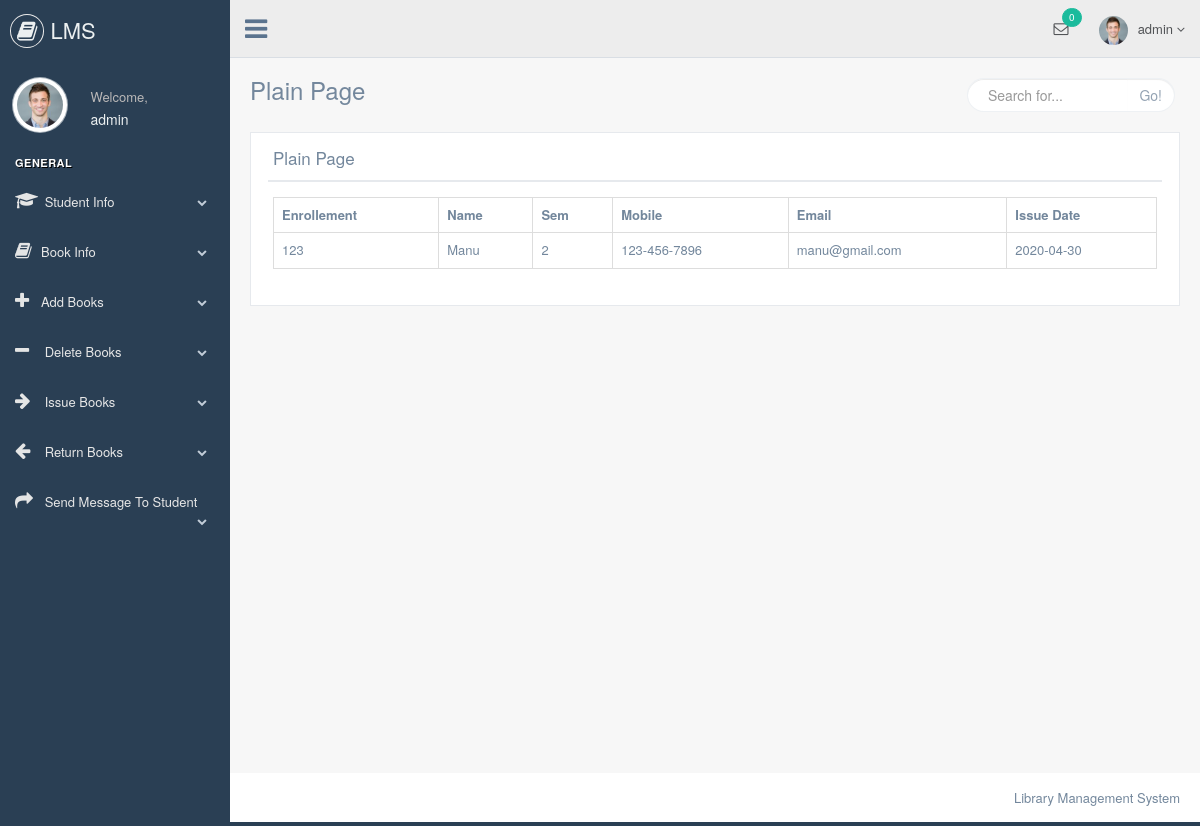
Page /librarian/book_borrowers.php?bname=Animal Farm (signed in) on the committed database.
### tables this page shows
CREATE TABLE `issue_books` (
  `id` int(11) NOT NULL,
  `s_eno` int(11) NOT NULL,
  `s_name` varchar(35) NOT NULL,
  `s_sem` int(11) NOT NULL,
  `s_contact` varchar(15) NOT NULL,
  `s_email` varchar(35) NOT NULL,
  `b_name` varchar(42) NOT NULL,
  `b_issue_date` date NOT NULL,
  `b_return_date` date NOT NULL,
  `s_uname` varchar(30) NOT NULL
);

### librarian/book_borrowers.php (the view, shortened to what this page needs)
<?php
include "headder.php";
    ?>
    <?php
$b_name=$_GET["bname"];
?>
        <div class="right_col" role="main">
            <div class="">
                <div class="page-title">
                    <div class="title_left">
                        <h3>Plain Page</h3>
                    </div>
                    <div class="title_right">
                        <div class="col-md-5 col-sm-5 col-xs-12 form-group pull-right top_search">
                            <div class="input-group">
                                <input type="text" class="form-control" placeholder="Search for...">
                    <span class="input-group-btn">
                      <button class="btn btn-default" type="button">Go!</button>
                    </span>
                            </div>
                        </div>
                    </div>
                </div>
                <div class="clearfix"></div>
                <div class="row" style="min-height:500px">
                    <div class="col-md-12 col-sm-12 col-xs-12">
                        <div class="x_panel">
                            <div class="x_title">
                                <h2>Plain Page</h2>
                                <div class="clearfix"></div>
                            </div>
                            <div class="x_content">
                            <table class="table table-bordered">
                                <tr>
                                <th>Enrollement</th>
                                <th>Name</th>
                                <th>Sem</th>
                                <th>Mobile</th>
                                <th>Email</th>
                                <th>Issue Date</th>
                                </tr>
                            <?php
                                $res=mysqli_query($link,"select * from issue_books where b_name='$b_name' && b_return_date=''");
                                while($row=mysqli_fetch_array($res))
                                                {
                                                    echo "<tr>";
                                                    echo "<td>"; echo $row["s_eno"]; echo "</td>";
                                                    echo "<td>"; echo $row["s_name"]; echo "</td>";
                                                    echo "<td>"; echo $row["s_sem"]; echo "</td>";
                                                    echo "<td>"; echo $row["s_contact"]; echo "</td>";
                                                    echo "<td>"; echo $row["s_email"]; echo "</td>";
                                                    echo "<td>"; echo $row["b_issue_date"]; echo "</td>";
                                                    echo "</tr>";
                                                }
                            ?>
                            </table>
                            </div>
                        </div>
                    </div>
                </div>
            </div>
        </div>
        <?php
            include "footer.php";
        ?>

### rows in the picture
issue_books: s_eno "123", s_name "Manu", s_sem "2", s_contact "123-456-7896", s_email "manu@gmail.com", b_issue_date "2020-04-30"

### other values in the picture
$u "admin"
